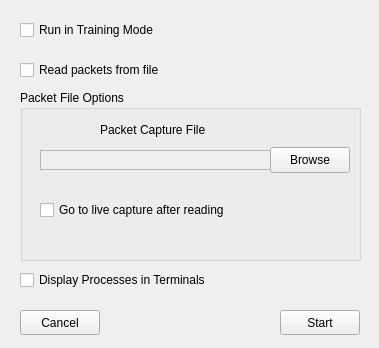
<?xml version="1.0" encoding="UTF-8"?>
<ui version="4.0">
 <class>Run_PopupClass</class>
 <widget class="QMainWindow" name="Run_PopupClass">
  <property name="geometry">
   <rect>
    <x>0</x>
    <y>0</y>
    <width>379</width>
    <height>348</height>
   </rect>
  </property>
  <property name="windowTitle">
   <string>Run as...</string>
  </property>
  <widget class="QWidget" name="centralwidget">
   <widget class="QCheckBox" name="trainingCheckBox">
    <property name="geometry">
     <rect>
      <x>20</x>
      <y>20</y>
      <width>291</width>
      <height>20</height>
     </rect>
    </property>
    <property name="layoutDirection">
     <enum>Qt::LeftToRight</enum>
    </property>
    <property name="text">
     <string>Run in Training Mode</string>
    </property>
   </widget>
   <widget class="QCheckBox" name="pcapCheckBox">
    <property name="geometry">
     <rect>
      <x>20</x>
      <y>60</y>
      <width>321</width>
      <height>20</height>
     </rect>
    </property>
    <property name="layoutDirection">
     <enum>Qt::LeftToRight</enum>
    </property>
    <property name="text">
     <string>Read packets from file</string>
    </property>
   </widget>
   <widget class="QGroupBox" name="pcapGroupBox">
    <property name="enabled">
     <bool>true</bool>
    </property>
    <property name="geometry">
     <rect>
      <x>20</x>
      <y>90</y>
      <width>341</width>
      <height>171</height>
     </rect>
    </property>
    <property name="title">
     <string>Packet File Options</string>
    </property>
    <widget class="QTextEdit" name="pcapEdit">
     <property name="enabled">
      <bool>false</bool>
     </property>
     <property name="geometry">
      <rect>
       <x>20</x>
       <y>60</y>
       <width>248</width>
       <height>20</height>
      </rect>
     </property>
    </widget>
    <widget class="QLabel" name="pcapLabel">
     <property name="geometry">
      <rect>
       <x>80</x>
       <y>30</y>
       <width>151</width>
       <height>20</height>
      </rect>
     </property>
     <property name="text">
      <string>Packet Capture File</string>
     </property>
    </widget>
    <widget class="QPushButton" name="pcapButton">
     <property name="geometry">
      <rect>
       <x>250</x>
       <y>57</y>
       <width>80</width>
       <height>26</height>
      </rect>
     </property>
     <property name="text">
      <string>Browse</string>
     </property>
    </widget>
    <widget class="QCheckBox" name="liveCapCheckBox">
     <property name="enabled">
      <bool>true</bool>
     </property>
     <property name="geometry">
      <rect>
       <x>20</x>
       <y>110</y>
       <width>301</width>
       <height>20</height>
      </rect>
     </property>
     <property name="layoutDirection">
      <enum>Qt::LeftToRight</enum>
     </property>
     <property name="text">
      <string>Go to live capture after reading</string>
     </property>
    </widget>
   </widget>
   <widget class="QPushButton" name="startButton">
    <property name="geometry">
     <rect>
      <x>280</x>
      <y>310</y>
      <width>80</width>
      <height>25</height>
     </rect>
    </property>
    <property name="text">
     <string>Start</string>
    </property>
   </widget>
   <widget class="QPushButton" name="cancelButton">
    <property name="geometry">
     <rect>
      <x>20</x>
      <y>310</y>
      <width>80</width>
      <height>25</height>
     </rect>
    </property>
    <property name="text">
     <string>Cancel</string>
    </property>
   </widget>
   <widget class="QCheckBox" name="terminalCheckBox">
    <property name="geometry">
     <rect>
      <x>20</x>
      <y>270</y>
      <width>291</width>
      <height>20</height>
     </rect>
    </property>
    <property name="layoutDirection">
     <enum>Qt::LeftToRight</enum>
    </property>
    <property name="text">
     <string>Display Processes in Terminals</string>
    </property>
   </widget>
  </widget>
 </widget>
 <resources/>
 <connections/>
</ui>
